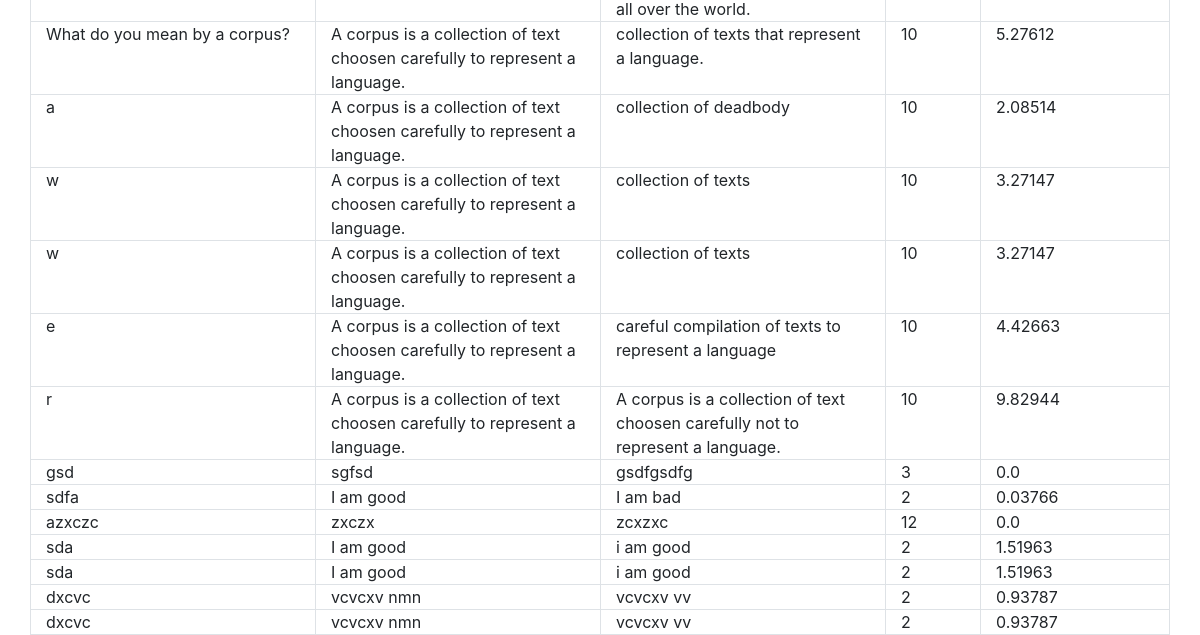
The app's page /evaluation/log/ (lower part), older data.
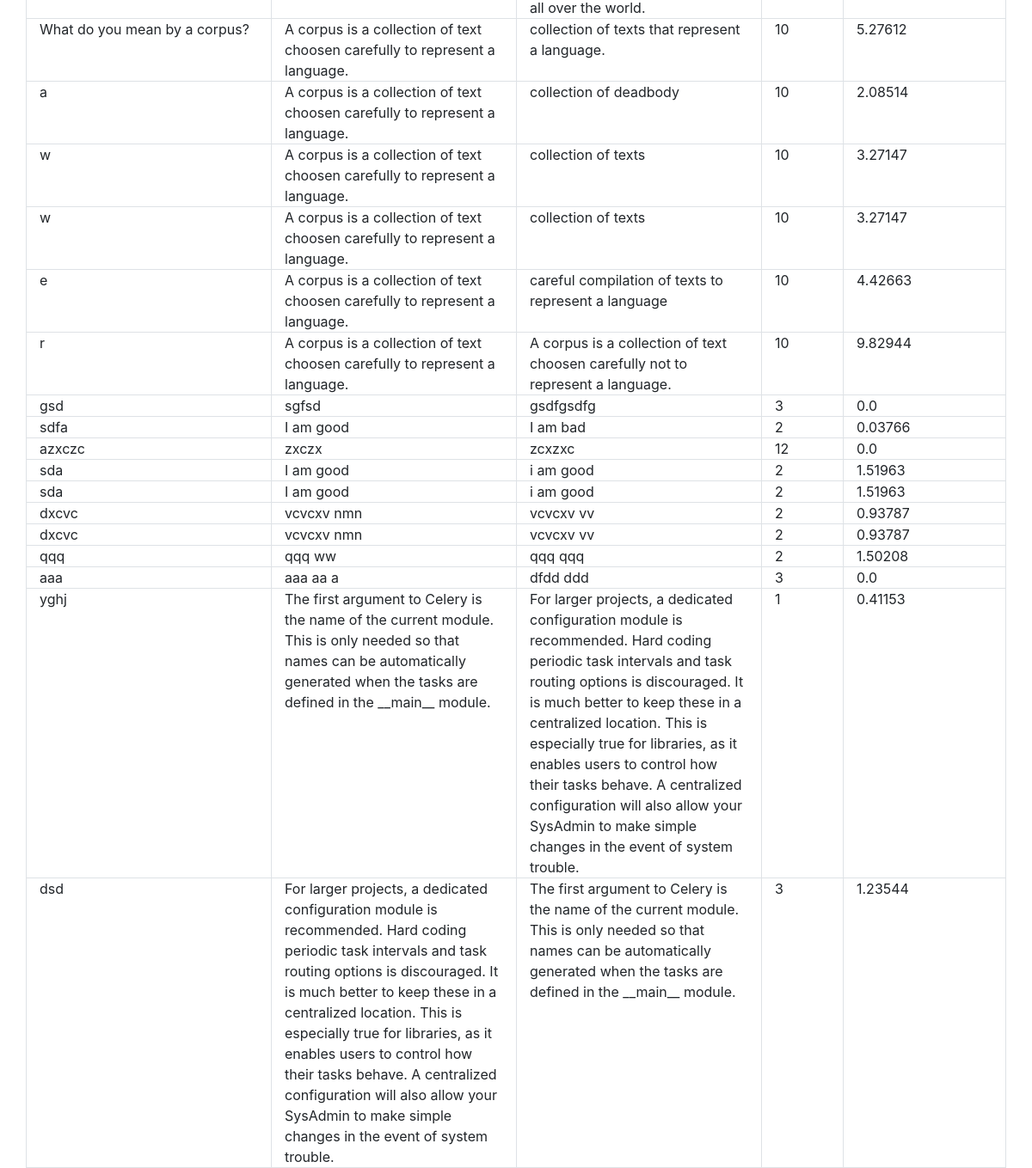
The same page, newer data.
### evaluation/models.py (models this page shows)
class AnswerData(models.Model):
    question = models.TextField()
    modelAnswer = models.TextField()
    answer = models.TextField()
    marks = models.IntegerField()
    score = models.FloatField()

### evaluation/views.py (the view)
# urls.py: path('log/', views.log, name='log'),
def log(request):
    answer_datas = AnswerData.objects.all()
    return render(request, 'evaluation/log.html', {'answerdatas': answer_datas})

### evaluation/templates/evaluation/log.html (shortened to what this page needs)
{% extends "evaluation/base_layout.html" %}
{% block content %}
    {% for answerdata in answerdatas %}
        <div class="divTableRow row">
            <div class="divTableCell col-3">{{ answerdata.question }}</div>
            <div class="divTableCell col-3">{{ answerdata.modelAnswer }}</div>
            <div class="divTableCell col-3">{{ answerdata.answer }}</div>
            <div class="divTableCell col-1">{{ answerdata.marks }}</div>
            <div class="divTableCell col-2 ri">{{ answerdata.score }}</div>
        </div>
    {% endfor %}
{% endblock %}

Row changes from the older to the newer data that the page shows:
added AnswerData: question "qqq", modelAnswer "qqq ww", answer "qqq qqq", marks "2", score "1.50208"
added AnswerData: question "aaa", modelAnswer "aaa aa a", answer "dfdd ddd", marks "3", score "0.0"
added AnswerData: question "yghj", modelAnswer "The first argument to Celery is the name of the current module. This is only needed so that names can be automatically generated when the tasks are defined in the __main__ module.", answer "For larger projects, a dedicated configuration module is recommended. Hard coding periodic task intervals and task routing options is discouraged. It is much better to keep these in a centralized location. This is especially true for libraries, as it enables users to control how their tasks behave. A centralized configuration will also allow your SysAdmin to make simple changes in the event of system trouble.", marks "1", score "0.41153"
added AnswerData: question "dsd", modelAnswer "For larger projects, a dedicated configuration module is recommended. Hard coding periodic task intervals and task routing options is discouraged. It is much better to keep these in a centralized location. This is especially true for libraries, as it enables users to control how their tasks behave. A centralized configuration will also allow your SysAdmin to make simple changes in the event of system trouble.", answer "The first argument to Celery is the name of the current module. This is only needed so that names can be automatically generated when the tasks are defined in the __main__ module.", marks "3", score "1.23544"
